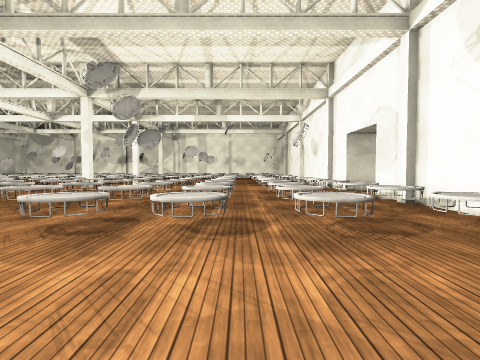
View 1 (above)

18 first-person views from a walk through a scene from a Unity 3-D project. The camera is 1.4 m above the floor, tilts 2° down and sees 85° across. The floor is counted in squares, 2 m on a side. Each view is taken from the middle of a square. On the plan, view 1 faces up. The plan holds only what a view shows up to about 9 squares ahead; the rest is blank. Surface patterns are stand-ins for the level's own textures.

View 2
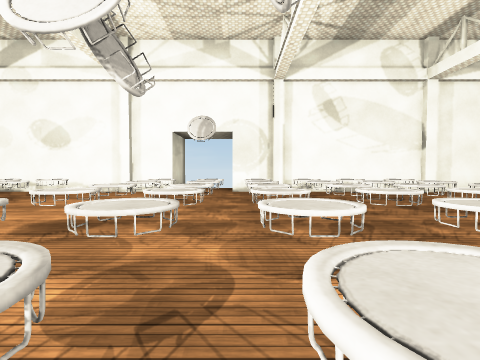

View 3
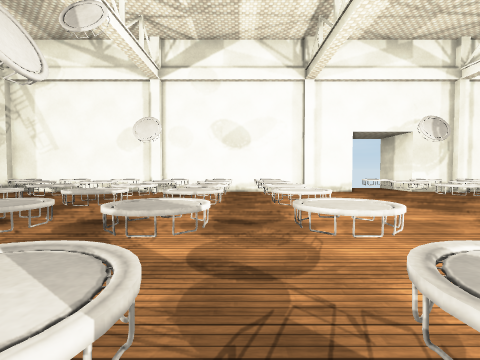

View 4
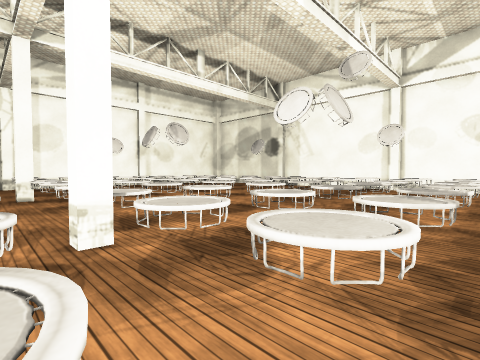

View 5
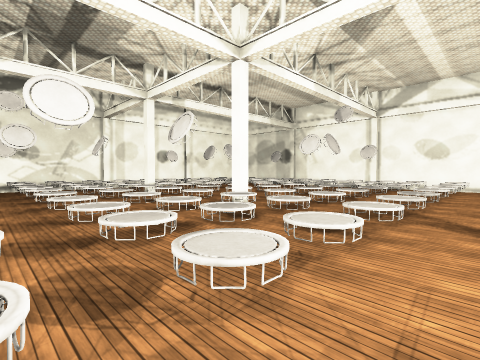

View 6
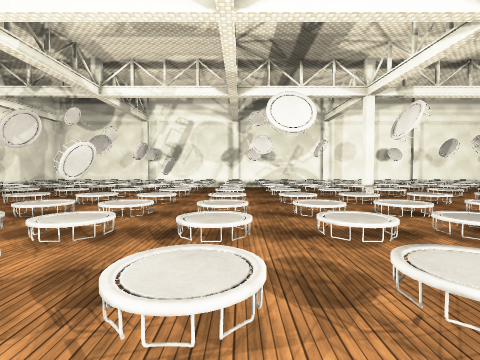

View 7
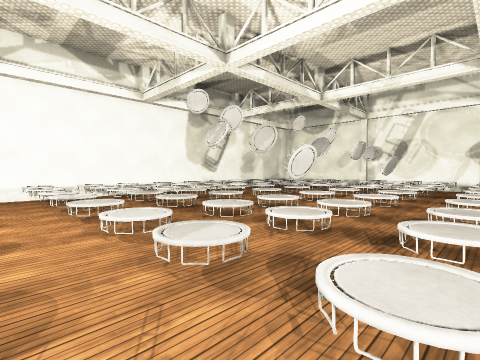

View 8
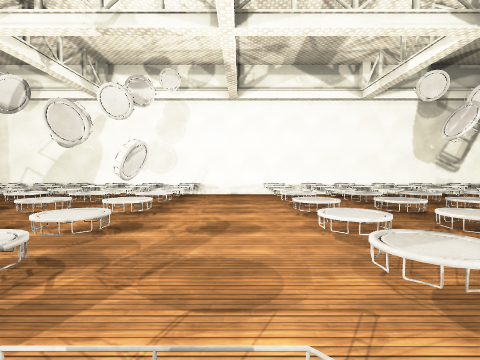

View 9
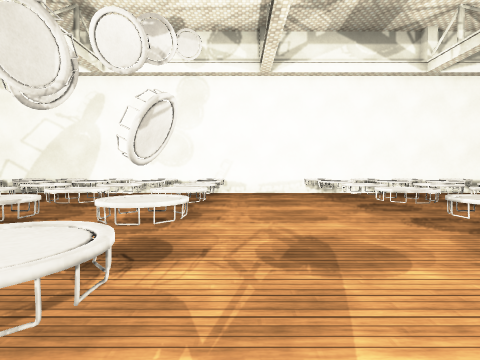

View 10
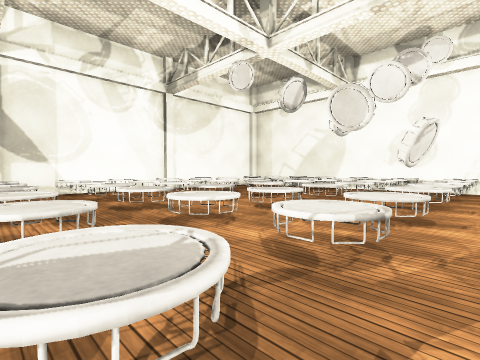

View 11
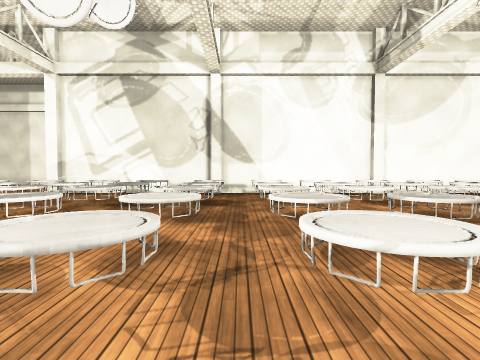

View 12
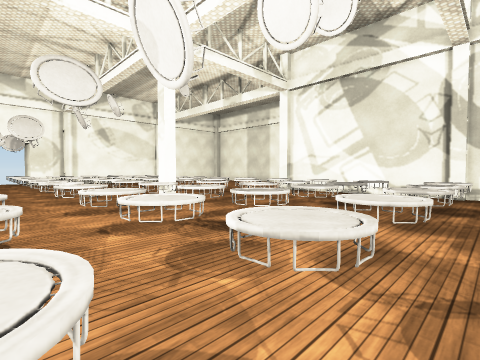

View 13
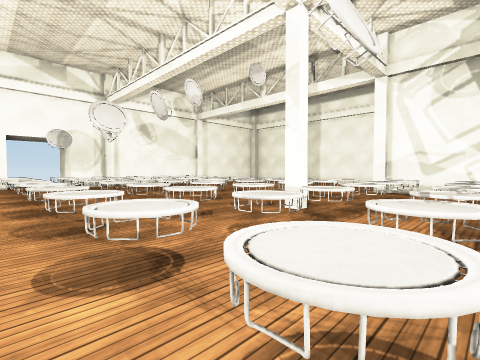

View 14
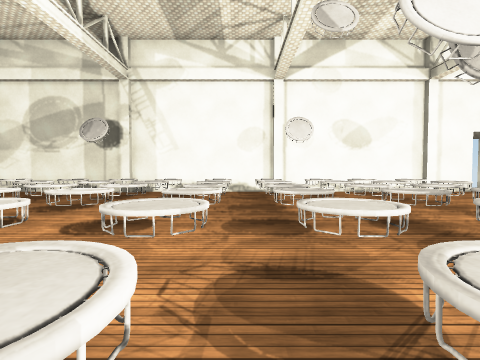

View 15
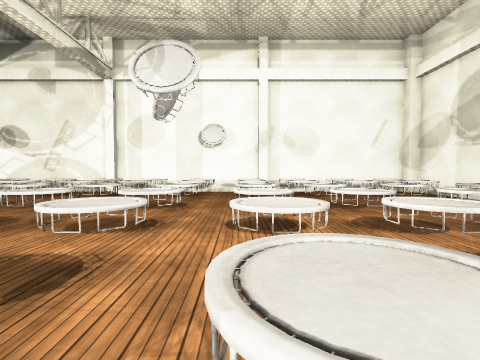

View 16
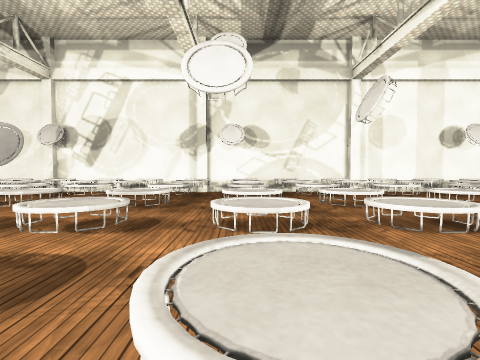

View 17
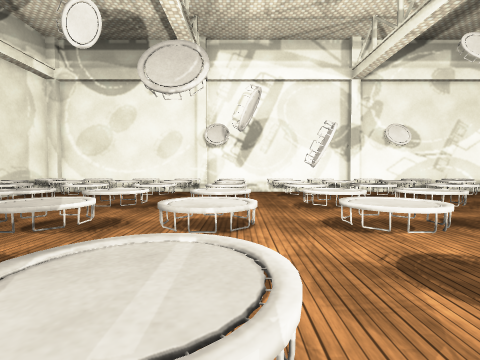

View 18
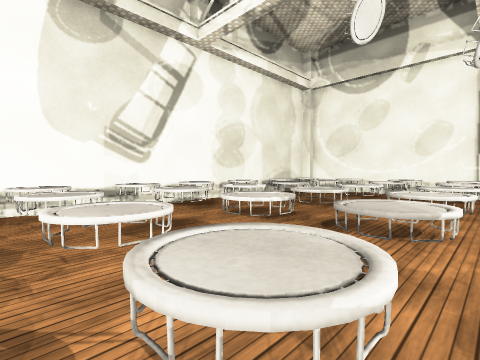

### Floor plan
Key: @ floor where view 1 was taken; # wall or solid block; x gap in a wall; . main floor; : floor 0.5 m higher than the main floor; = window, fence, low wall or low ledge; ^ raised ledge.
Columns run from 22 left of view 1 to 4 right of it. Each row starts with its distance up from view 1.
 26  ##########################
 25  ^.^^^.^^^.^^^.^^^#^^.#^^.#
 24 #.........................#
 23  ^.^^^.^^^.^^^.^^^^^^.^^^.#
 22  ^.^^^^^^^.^^^.^^^.^^.#^^.#
 21 #.......x.......^.........#
 20  ^.^^^.^^^.^^^.^^^^^^.^^^.#
 19  #.^^^.^^^.^^^.^^^^^^.^^^.#
 18 ##.^^^.^^^.^^^.^^..^^.#^^.#
 17 #.........................#
 16  ^.^^^^^^^.^^^.^^^^^^.^^^.#
 15  #.^^^^^^^.^^^.^^^^^^.^^^.#
 14  #.^^^^^^^.^^^.^^^.^^.#^^.#
 13  #......................^.#
 12  ^.^^^.^^^.^^^.^^^^^^.^^^.#
 11 #..........:..............#
 10 #.........................#
  9  ^.^^^.^^^.^x^.^^^^^^.^^^..
  8  ^ ^^^.^^^.^^^.^^^^^^.^^^..
  7 #. .......................#
  6 ##.^^..^^^.^^^.^^..^^.#^^.#
  5  #.^^^.^^^.^^^.^^^^^^.^^^.#
  4  #.^^^.^^^.^^^.^^^^^^.^^^.#
  3  #. ^=.^^^.^^^.^^. ^^.=^^.#
  2  #   ....=........  ......#
  1       ...........    .....#
  0   ###############     @ ..#
 -1                           #

Where each view was taken, in squares from view 1:
view 1: 0 up, 0 right, facing up
view 2: 7 up, 5 left, facing right
view 3: 13 up, 5 left, facing right
view 4: 13 up, 7 left, facing up-right
view 5: 11 up, 11 left, facing up-right
view 6: 11 up, 11 left, facing up
view 7: 11 up, 11 left, facing up-left
view 8: 11 up, 11 left, facing left
view 9: 10 up, 13 left, facing left
view 10: 10 up, 11 left, facing down-left
view 11: 9 up, 12 left, facing down
view 12: 9 up, 12 left, facing down-right
view 13: 10 up, 9 left, facing down-right
view 14: 17 up, 5 left, facing right
view 15: 17 up, 2 left, facing up
view 16: 17 up, 10 left, facing up
view 17: 17 up, 15 left, facing up
view 18: 17 up, 16 left, facing up-left
